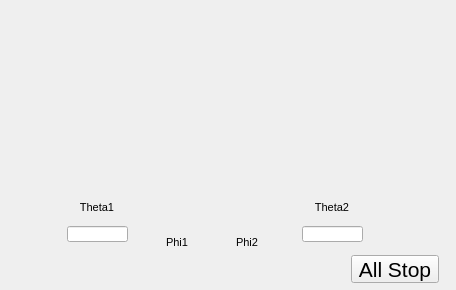
<?xml version="1.0" ?>
<ui version="4.0">
  <class>Dialog</class>
  <widget class="PyDMFrame" name="screen">
    <property name="geometry">
      <rect>
        <x>30</x>
        <y>85</y>
        <width>456</width>
        <height>290</height>
      </rect>
    </property>
    <property name="minimumSize">
      <size>
        <width>456</width>
        <height>290</height>
      </size>
    </property>
    <property name="styleSheet">
      <string notr="true">PyDMFrame#screen {
  color: rgb(0, 0, 0);
  background-color: rgb(187, 187, 187);
  }</string>
    </property>
    <property name="windowTitle">
      <string>hr_symmetric</string>
    </property>
    <layout class="QGridLayout" name="gridLayout" columnstretch="65,2,60,1,1,16,2,60,1,1,6,2,60,1,1,21,2,49,11,1,1,75,17" rowstretch="200,14,2,10,9,7,7,2,4,6,10,2,10,7">
      <property name="leftMargin">
        <number>0</number>
      </property>
      <property name="topMargin">
        <number>0</number>
      </property>
      <property name="rightMargin">
        <number>0</number>
      </property>
      <property name="bottomMargin">
        <number>0</number>
      </property>
      <property name="horizontalSpacing">
        <number>0</number>
      </property>
      <property name="verticalSpacing">
        <number>0</number>
      </property>
      <item row="0" column="0" rowspan="14" colspan="23">
        <widget class="PyDMDrawingImage" name="image">
          <property name="geometry">
            <rect>
              <x>0</x>
              <y>0</y>
              <width>460</width>
              <height>290</height>
            </rect>
          </property>
          <property name="sizePolicy">
            <sizepolicy hsizetype="Ignored" vsizetype="Ignored">
              <horstretch>0</horstretch>
              <verstretch>0</verstretch>
            </sizepolicy>
          </property>
          <property name="filename" stdset="0">
            <string>hr_symmetric.gif</string>
          </property>
          <property name="toolTip">
            <string>image</string>
          </property>
        </widget>
      </item>
      <item row="9" column="18" rowspan="4" colspan="4">
        <widget class="PyDMPushButton" name="message_button">
          <property name="geometry">
            <rect>
              <x>351</x>
              <y>255</y>
              <width>88</width>
              <height>28</height>
            </rect>
          </property>
          <property name="sizePolicy">
            <sizepolicy hsizetype="Ignored" vsizetype="Ignored">
              <horstretch>0</horstretch>
              <verstretch>0</verstretch>
            </sizepolicy>
          </property>
          <property name="text">
            <string>All Stop</string>
          </property>
          <property name="font">
            <font>
              <pointsize>16</pointsize>
            </font>
          </property>
          <property name="toolTip">
            <string>${P}allstop.VAL</string>
          </property>
          <property name="channel" stdset="0">
            <string>ca://${P}allstop.VAL</string>
          </property>
          <property name="pressValue" stdset="0">
            <string>1</string>
          </property>
          <property name="styleSheet">
            <string notr="true">PyDMPushButton#message_button {
  color: rgb(251, 243, 74);
  background-color: rgb(253, 0, 0);
  }</string>
          </property>
        </widget>
      </item>
      <item row="1" column="1" rowspan="5" colspan="4">
        <widget class="PyDMDrawingRectangle" name="rectangle">
          <property name="geometry">
            <rect>
              <x>65</x>
              <y>200</y>
              <width>64</width>
              <height>42</height>
            </rect>
          </property>
          <property name="sizePolicy">
            <sizepolicy hsizetype="Ignored" vsizetype="Ignored">
              <horstretch>0</horstretch>
              <verstretch>0</verstretch>
            </sizepolicy>
          </property>
          <property name="brush" stdset="0">
            <brush brushstyle="SolidPattern">
              <color alpha="255">
                <red>255</red>
                <green>255</green>
                <blue>255</blue>
              </color>
            </brush>
          </property>
          <property name="penStyle" stdset="0">
            <enum>Qt::SolidLine</enum>
          </property>
          <property name="penColor" stdset="0">
            <color>
              <red>255</red>
              <green>255</green>
              <blue>255</blue>
            </color>
          </property>
          <property name="penWidth" stdset="0">
            <double>0</double>
          </property>
          <property name="penCapStyle" stdset="0">
            <enum>Qt::FlatCap</enum>
          </property>
          <property name="toolTip">
            <string>rectangle</string>
          </property>
        </widget>
      </item>
      <item row="1" column="1" rowspan="5" colspan="4">
        <widget class="PyDMDrawingRectangle" name="rectangle_1">
          <property name="geometry">
            <rect>
              <x>65</x>
              <y>200</y>
              <width>64</width>
              <height>42</height>
            </rect>
          </property>
          <property name="sizePolicy">
            <sizepolicy hsizetype="Ignored" vsizetype="Ignored">
              <horstretch>0</horstretch>
              <verstretch>0</verstretch>
            </sizepolicy>
          </property>
          <property name="brush" stdset="0">
            <brush brushstyle="NoBrush">
              <color alpha="255">
                <red>0</red>
                <green>0</green>
                <blue>0</blue>
              </color>
            </brush>
          </property>
          <property name="penStyle" stdset="0">
            <enum>Qt::SolidLine</enum>
          </property>
          <property name="penColor" stdset="0">
            <color>
              <red>0</red>
              <green>0</green>
              <blue>0</blue>
            </color>
          </property>
          <property name="penWidth" stdset="0">
            <double>1</double>
          </property>
          <property name="penCapStyle" stdset="0">
            <enum>Qt::FlatCap</enum>
          </property>
          <property name="toolTip">
            <string>rectangle_1</string>
          </property>
        </widget>
      </item>
      <item row="3" column="2" colspan="2">
        <widget class="PyDMLabel" name="text_update">
          <property name="geometry">
            <rect>
              <x>67</x>
              <y>216</y>
              <width>61</width>
              <height>10</height>
            </rect>
          </property>
          <property name="sizePolicy">
            <sizepolicy hsizetype="Ignored" vsizetype="Ignored">
              <horstretch>0</horstretch>
              <verstretch>0</verstretch>
            </sizepolicy>
          </property>
          <property name="toolTip">
            <string>PV: ${P}HR${N}_Theta1RdbkAO</string>
          </property>
          <property name="channel" stdset="0">
            <string>ca://${P}HR${N}_Theta1RdbkAO</string>
          </property>
          <property name="font">
            <font>
              <pointsize>6</pointsize>
            </font>
          </property>
          <property name="alignment">
            <set>Qt::AlignLeading|Qt::AlignLeft|Qt::AlignVCenter</set>
          </property>
          <property name="textInteractionFlags">
            <set>Qt::TextSelectableByKeyboard|Qt::TextSelectableByMouse</set>
          </property>
          <property name="styleSheet">
            <string notr="true">PyDMLabel#text_update {
  color: rgb(42, 99, 228);
  background-color: rgb(218, 218, 218);
  }</string>
          </property>
        </widget>
      </item>
      <item row="4" column="2" rowspan="2" colspan="2">
        <widget class="PyDMLineEdit" name="text_entry">
          <property name="geometry">
            <rect>
              <x>67</x>
              <y>226</y>
              <width>61</width>
              <height>16</height>
            </rect>
          </property>
          <property name="sizePolicy">
            <sizepolicy hsizetype="Ignored" vsizetype="Ignored">
              <horstretch>0</horstretch>
              <verstretch>0</verstretch>
            </sizepolicy>
          </property>
          <property name="channel" stdset="0">
            <string>ca://${P}HR${N}_Theta1AO.VAL</string>
          </property>
          <property name="toolTip">
            <string>${P}HR${N}_Theta1AO.VAL</string>
          </property>
          <property name="font">
            <font>
              <pointsize>9</pointsize>
            </font>
          </property>
          <property name="styleSheet">
            <string notr="true">PyDMLineEdit#text_entry {
  color: rgb(0, 0, 0);
  background-color: rgb(115, 223, 255);
  border: 1px solid black;
  margin: 0px;
  padding: 0px;
  spacing: 0px;
  }</string>
          </property>
        </widget>
      </item>
      <item row="1" column="2">
        <widget class="QLabel" name="text">
          <property name="geometry">
            <rect>
              <x>67</x>
              <y>200</y>
              <width>60</width>
              <height>14</height>
            </rect>
          </property>
          <property name="sizePolicy">
            <sizepolicy hsizetype="Ignored" vsizetype="Ignored">
              <horstretch>0</horstretch>
              <verstretch>0</verstretch>
            </sizepolicy>
          </property>
          <property name="text">
            <string>Theta1</string>
          </property>
          <property name="font">
            <font>
              <pointsize>8</pointsize>
            </font>
          </property>
          <property name="brush" stdset="0">
            <brush brushstyle="SolidPattern">
              <color alpha="255">
                <red>0</red>
                <green>0</green>
                <blue>0</blue>
              </color>
            </brush>
          </property>
          <property name="toolTip">
            <string>text</string>
          </property>
          <property name="alignment">
            <set>Qt::AlignCenter</set>
          </property>
          <property name="styleSheet">
            <string notr="true">QLabel#text {
  color: rgb(0, 0, 0);
  }</string>
          </property>
        </widget>
      </item>
      <item row="1" column="16" rowspan="5" colspan="5">
        <widget class="PyDMDrawingRectangle" name="rectangle_2">
          <property name="geometry">
            <rect>
              <x>300</x>
              <y>200</y>
              <width>64</width>
              <height>42</height>
            </rect>
          </property>
          <property name="sizePolicy">
            <sizepolicy hsizetype="Ignored" vsizetype="Ignored">
              <horstretch>0</horstretch>
              <verstretch>0</verstretch>
            </sizepolicy>
          </property>
          <property name="brush" stdset="0">
            <brush brushstyle="SolidPattern">
              <color alpha="255">
                <red>255</red>
                <green>255</green>
                <blue>255</blue>
              </color>
            </brush>
          </property>
          <property name="penStyle" stdset="0">
            <enum>Qt::SolidLine</enum>
          </property>
          <property name="penColor" stdset="0">
            <color>
              <red>255</red>
              <green>255</green>
              <blue>255</blue>
            </color>
          </property>
          <property name="penWidth" stdset="0">
            <double>0</double>
          </property>
          <property name="penCapStyle" stdset="0">
            <enum>Qt::FlatCap</enum>
          </property>
          <property name="toolTip">
            <string>rectangle_2</string>
          </property>
        </widget>
      </item>
      <item row="1" column="16" rowspan="5" colspan="5">
        <widget class="PyDMDrawingRectangle" name="rectangle_3">
          <property name="geometry">
            <rect>
              <x>300</x>
              <y>200</y>
              <width>64</width>
              <height>42</height>
            </rect>
          </property>
          <property name="sizePolicy">
            <sizepolicy hsizetype="Ignored" vsizetype="Ignored">
              <horstretch>0</horstretch>
              <verstretch>0</verstretch>
            </sizepolicy>
          </property>
          <property name="brush" stdset="0">
            <brush brushstyle="NoBrush">
              <color alpha="255">
                <red>0</red>
                <green>0</green>
                <blue>0</blue>
              </color>
            </brush>
          </property>
          <property name="penStyle" stdset="0">
            <enum>Qt::SolidLine</enum>
          </property>
          <property name="penColor" stdset="0">
            <color>
              <red>0</red>
              <green>0</green>
              <blue>0</blue>
            </color>
          </property>
          <property name="penWidth" stdset="0">
            <double>1</double>
          </property>
          <property name="penCapStyle" stdset="0">
            <enum>Qt::FlatCap</enum>
          </property>
          <property name="toolTip">
            <string>rectangle_3</string>
          </property>
        </widget>
      </item>
      <item row="3" column="17" colspan="3">
        <widget class="PyDMLabel" name="text_update_1">
          <property name="geometry">
            <rect>
              <x>302</x>
              <y>216</y>
              <width>61</width>
              <height>10</height>
            </rect>
          </property>
          <property name="sizePolicy">
            <sizepolicy hsizetype="Ignored" vsizetype="Ignored">
              <horstretch>0</horstretch>
              <verstretch>0</verstretch>
            </sizepolicy>
          </property>
          <property name="toolTip">
            <string>PV: ${P}HR${N}_Theta2RdbkAO</string>
          </property>
          <property name="channel" stdset="0">
            <string>ca://${P}HR${N}_Theta2RdbkAO</string>
          </property>
          <property name="font">
            <font>
              <pointsize>6</pointsize>
            </font>
          </property>
          <property name="alignment">
            <set>Qt::AlignLeading|Qt::AlignLeft|Qt::AlignVCenter</set>
          </property>
          <property name="textInteractionFlags">
            <set>Qt::TextSelectableByKeyboard|Qt::TextSelectableByMouse</set>
          </property>
          <property name="styleSheet">
            <string notr="true">PyDMLabel#text_update_1 {
  color: rgb(42, 99, 228);
  background-color: rgb(218, 218, 218);
  }</string>
          </property>
        </widget>
      </item>
      <item row="4" column="17" rowspan="2" colspan="3">
        <widget class="PyDMLineEdit" name="text_entry_1">
          <property name="geometry">
            <rect>
              <x>302</x>
              <y>226</y>
              <width>61</width>
              <height>16</height>
            </rect>
          </property>
          <property name="sizePolicy">
            <sizepolicy hsizetype="Ignored" vsizetype="Ignored">
              <horstretch>0</horstretch>
              <verstretch>0</verstretch>
            </sizepolicy>
          </property>
          <property name="channel" stdset="0">
            <string>ca://${P}HR${N}_Theta2AO.VAL</string>
          </property>
          <property name="toolTip">
            <string>${P}HR${N}_Theta2AO.VAL</string>
          </property>
          <property name="font">
            <font>
              <pointsize>9</pointsize>
            </font>
          </property>
          <property name="styleSheet">
            <string notr="true">PyDMLineEdit#text_entry_1 {
  color: rgb(0, 0, 0);
  background-color: rgb(115, 223, 255);
  border: 1px solid black;
  margin: 0px;
  padding: 0px;
  spacing: 0px;
  }</string>
          </property>
        </widget>
      </item>
      <item row="1" column="17" colspan="2">
        <widget class="QLabel" name="text_1">
          <property name="geometry">
            <rect>
              <x>302</x>
              <y>200</y>
              <width>60</width>
              <height>14</height>
            </rect>
          </property>
          <property name="sizePolicy">
            <sizepolicy hsizetype="Ignored" vsizetype="Ignored">
              <horstretch>0</horstretch>
              <verstretch>0</verstretch>
            </sizepolicy>
          </property>
          <property name="text">
            <string>Theta2</string>
          </property>
          <property name="font">
            <font>
              <pointsize>8</pointsize>
            </font>
          </property>
          <property name="brush" stdset="0">
            <brush brushstyle="SolidPattern">
              <color alpha="255">
                <red>0</red>
                <green>0</green>
                <blue>0</blue>
              </color>
            </brush>
          </property>
          <property name="toolTip">
            <string>text_1</string>
          </property>
          <property name="alignment">
            <set>Qt::AlignCenter</set>
          </property>
          <property name="styleSheet">
            <string notr="true">QLabel#text_1 {
  color: rgb(0, 0, 0);
  }</string>
          </property>
        </widget>
      </item>
      <item row="5" column="6" rowspan="7" colspan="4">
        <widget class="PyDMDrawingRectangle" name="rectangle_4">
          <property name="geometry">
            <rect>
              <x>145</x>
              <y>235</y>
              <width>64</width>
              <height>38</height>
            </rect>
          </property>
          <property name="sizePolicy">
            <sizepolicy hsizetype="Ignored" vsizetype="Ignored">
              <horstretch>0</horstretch>
              <verstretch>0</verstretch>
            </sizepolicy>
          </property>
          <property name="brush" stdset="0">
            <brush brushstyle="SolidPattern">
              <color alpha="255">
                <red>255</red>
                <green>255</green>
                <blue>255</blue>
              </color>
            </brush>
          </property>
          <property name="penStyle" stdset="0">
            <enum>Qt::SolidLine</enum>
          </property>
          <property name="penColor" stdset="0">
            <color>
              <red>255</red>
              <green>255</green>
              <blue>255</blue>
            </color>
          </property>
          <property name="penWidth" stdset="0">
            <double>0</double>
          </property>
          <property name="penCapStyle" stdset="0">
            <enum>Qt::FlatCap</enum>
          </property>
          <property name="toolTip">
            <string>rectangle_4</string>
          </property>
        </widget>
      </item>
      <item row="5" column="6" rowspan="7" colspan="4">
        <widget class="PyDMDrawingRectangle" name="rectangle_5">
          <property name="geometry">
            <rect>
              <x>145</x>
              <y>235</y>
              <width>64</width>
              <height>38</height>
            </rect>
          </property>
          <property name="sizePolicy">
            <sizepolicy hsizetype="Ignored" vsizetype="Ignored">
              <horstretch>0</horstretch>
              <verstretch>0</verstretch>
            </sizepolicy>
          </property>
          <property name="brush" stdset="0">
            <brush brushstyle="NoBrush">
              <color alpha="255">
                <red>0</red>
                <green>0</green>
                <blue>0</blue>
              </color>
            </brush>
          </property>
          <property name="penStyle" stdset="0">
            <enum>Qt::SolidLine</enum>
          </property>
          <property name="penColor" stdset="0">
            <color>
              <red>0</red>
              <green>0</green>
              <blue>0</blue>
            </color>
          </property>
          <property name="penWidth" stdset="0">
            <double>1</double>
          </property>
          <property name="penCapStyle" stdset="0">
            <enum>Qt::FlatCap</enum>
          </property>
          <property name="toolTip">
            <string>rectangle_5</string>
          </property>
        </widget>
      </item>
      <item row="8" column="7" rowspan="2" colspan="2">
        <widget class="PyDMLabel" name="text_update_2">
          <property name="geometry">
            <rect>
              <x>147</x>
              <y>251</y>
              <width>61</width>
              <height>10</height>
            </rect>
          </property>
          <property name="sizePolicy">
            <sizepolicy hsizetype="Ignored" vsizetype="Ignored">
              <horstretch>0</horstretch>
              <verstretch>0</verstretch>
            </sizepolicy>
          </property>
          <property name="toolTip">
            <string>PV: ${P}HR${N}_phi1RdbkAI</string>
          </property>
          <property name="channel" stdset="0">
            <string>ca://${P}HR${N}_phi1RdbkAI</string>
          </property>
          <property name="font">
            <font>
              <pointsize>6</pointsize>
            </font>
          </property>
          <property name="alignment">
            <set>Qt::AlignLeading|Qt::AlignLeft|Qt::AlignVCenter</set>
          </property>
          <property name="textInteractionFlags">
            <set>Qt::TextSelectableByKeyboard|Qt::TextSelectableByMouse</set>
          </property>
          <property name="styleSheet">
            <string notr="true">PyDMLabel#text_update_2 {
  color: rgb(42, 99, 228);
  background-color: rgb(218, 218, 218);
  }</string>
          </property>
        </widget>
      </item>
      <item row="5" column="7" rowspan="2">
        <widget class="QLabel" name="text_2">
          <property name="geometry">
            <rect>
              <x>147</x>
              <y>235</y>
              <width>60</width>
              <height>14</height>
            </rect>
          </property>
          <property name="sizePolicy">
            <sizepolicy hsizetype="Ignored" vsizetype="Ignored">
              <horstretch>0</horstretch>
              <verstretch>0</verstretch>
            </sizepolicy>
          </property>
          <property name="text">
            <string>Phi1</string>
          </property>
          <property name="font">
            <font>
              <pointsize>8</pointsize>
            </font>
          </property>
          <property name="brush" stdset="0">
            <brush brushstyle="SolidPattern">
              <color alpha="255">
                <red>0</red>
                <green>0</green>
                <blue>0</blue>
              </color>
            </brush>
          </property>
          <property name="toolTip">
            <string>text_2</string>
          </property>
          <property name="alignment">
            <set>Qt::AlignCenter</set>
          </property>
          <property name="styleSheet">
            <string notr="true">QLabel#text_2 {
  color: rgb(0, 0, 0);
  }</string>
          </property>
        </widget>
      </item>
      <item row="10" column="7" colspan="2">
        <widget class="PyDMLabel" name="text_update_3">
          <property name="geometry">
            <rect>
              <x>147</x>
              <y>261</y>
              <width>61</width>
              <height>10</height>
            </rect>
          </property>
          <property name="sizePolicy">
            <sizepolicy hsizetype="Ignored" vsizetype="Ignored">
              <horstretch>0</horstretch>
              <verstretch>0</verstretch>
            </sizepolicy>
          </property>
          <property name="toolTip">
            <string>PV: ${P}HR${N}_phi1AO</string>
          </property>
          <property name="channel" stdset="0">
            <string>ca://${P}HR${N}_phi1AO</string>
          </property>
          <property name="font">
            <font>
              <pointsize>6</pointsize>
            </font>
          </property>
          <property name="alignment">
            <set>Qt::AlignLeading|Qt::AlignLeft|Qt::AlignVCenter</set>
          </property>
          <property name="textInteractionFlags">
            <set>Qt::TextSelectableByKeyboard|Qt::TextSelectableByMouse</set>
          </property>
          <property name="styleSheet">
            <string notr="true">PyDMLabel#text_update_3 {
  color: rgb(42, 99, 228);
  background-color: rgb(255, 255, 255);
  }</string>
          </property>
        </widget>
      </item>
      <item row="5" column="11" rowspan="7" colspan="4">
        <widget class="PyDMDrawingRectangle" name="rectangle_6">
          <property name="geometry">
            <rect>
              <x>215</x>
              <y>235</y>
              <width>64</width>
              <height>38</height>
            </rect>
          </property>
          <property name="sizePolicy">
            <sizepolicy hsizetype="Ignored" vsizetype="Ignored">
              <horstretch>0</horstretch>
              <verstretch>0</verstretch>
            </sizepolicy>
          </property>
          <property name="brush" stdset="0">
            <brush brushstyle="SolidPattern">
              <color alpha="255">
                <red>255</red>
                <green>255</green>
                <blue>255</blue>
              </color>
            </brush>
          </property>
          <property name="penStyle" stdset="0">
            <enum>Qt::SolidLine</enum>
          </property>
          <property name="penColor" stdset="0">
            <color>
              <red>255</red>
              <green>255</green>
              <blue>255</blue>
            </color>
          </property>
          <property name="penWidth" stdset="0">
            <double>0</double>
          </property>
          <property name="penCapStyle" stdset="0">
            <enum>Qt::FlatCap</enum>
          </property>
          <property name="toolTip">
            <string>rectangle_6</string>
          </property>
        </widget>
      </item>
      <item row="5" column="11" rowspan="7" colspan="4">
        <widget class="PyDMDrawingRectangle" name="rectangle_7">
          <property name="geometry">
            <rect>
              <x>215</x>
              <y>235</y>
              <width>64</width>
              <height>38</height>
            </rect>
          </property>
          <property name="sizePolicy">
            <sizepolicy hsizetype="Ignored" vsizetype="Ignored">
              <horstretch>0</horstretch>
              <verstretch>0</verstretch>
            </sizepolicy>
          </property>
          <property name="brush" stdset="0">
            <brush brushstyle="NoBrush">
              <color alpha="255">
                <red>0</red>
                <green>0</green>
                <blue>0</blue>
              </color>
            </brush>
          </property>
          <property name="penStyle" stdset="0">
            <enum>Qt::SolidLine</enum>
          </property>
          <property name="penColor" stdset="0">
            <color>
              <red>0</red>
              <green>0</green>
              <blue>0</blue>
            </color>
          </property>
          <property name="penWidth" stdset="0">
            <double>1</double>
          </property>
          <property name="penCapStyle" stdset="0">
            <enum>Qt::FlatCap</enum>
          </property>
          <property name="toolTip">
            <string>rectangle_7</string>
          </property>
        </widget>
      </item>
      <item row="8" column="12" rowspan="2" colspan="2">
        <widget class="PyDMLabel" name="text_update_4">
          <property name="geometry">
            <rect>
              <x>217</x>
              <y>251</y>
              <width>61</width>
              <height>10</height>
            </rect>
          </property>
          <property name="sizePolicy">
            <sizepolicy hsizetype="Ignored" vsizetype="Ignored">
              <horstretch>0</horstretch>
              <verstretch>0</verstretch>
            </sizepolicy>
          </property>
          <property name="toolTip">
            <string>PV: ${P}HR${N}_phi2RdbkAI</string>
          </property>
          <property name="channel" stdset="0">
            <string>ca://${P}HR${N}_phi2RdbkAI</string>
          </property>
          <property name="font">
            <font>
              <pointsize>6</pointsize>
            </font>
          </property>
          <property name="alignment">
            <set>Qt::AlignLeading|Qt::AlignLeft|Qt::AlignVCenter</set>
          </property>
          <property name="textInteractionFlags">
            <set>Qt::TextSelectableByKeyboard|Qt::TextSelectableByMouse</set>
          </property>
          <property name="styleSheet">
            <string notr="true">PyDMLabel#text_update_4 {
  color: rgb(42, 99, 228);
  background-color: rgb(218, 218, 218);
  }</string>
          </property>
        </widget>
      </item>
      <item row="5" column="12" rowspan="2">
        <widget class="QLabel" name="text_3">
          <property name="geometry">
            <rect>
              <x>217</x>
              <y>235</y>
              <width>60</width>
              <height>14</height>
            </rect>
          </property>
          <property name="sizePolicy">
            <sizepolicy hsizetype="Ignored" vsizetype="Ignored">
              <horstretch>0</horstretch>
              <verstretch>0</verstretch>
            </sizepolicy>
          </property>
          <property name="text">
            <string>Phi2</string>
          </property>
          <property name="font">
            <font>
              <pointsize>8</pointsize>
            </font>
          </property>
          <property name="brush" stdset="0">
            <brush brushstyle="SolidPattern">
              <color alpha="255">
                <red>0</red>
                <green>0</green>
                <blue>0</blue>
              </color>
            </brush>
          </property>
          <property name="toolTip">
            <string>text_3</string>
          </property>
          <property name="alignment">
            <set>Qt::AlignCenter</set>
          </property>
          <property name="styleSheet">
            <string notr="true">QLabel#text_3 {
  color: rgb(0, 0, 0);
  }</string>
          </property>
        </widget>
      </item>
      <item row="10" column="12" colspan="2">
        <widget class="PyDMLabel" name="text_update_5">
          <property name="geometry">
            <rect>
              <x>217</x>
              <y>261</y>
              <width>61</width>
              <height>10</height>
            </rect>
          </property>
          <property name="sizePolicy">
            <sizepolicy hsizetype="Ignored" vsizetype="Ignored">
              <horstretch>0</horstretch>
              <verstretch>0</verstretch>
            </sizepolicy>
          </property>
          <property name="toolTip">
            <string>PV: ${P}HR${N}_phi2AO</string>
          </property>
          <property name="channel" stdset="0">
            <string>ca://${P}HR${N}_phi2AO</string>
          </property>
          <property name="font">
            <font>
              <pointsize>6</pointsize>
            </font>
          </property>
          <property name="alignment">
            <set>Qt::AlignLeading|Qt::AlignLeft|Qt::AlignVCenter</set>
          </property>
          <property name="textInteractionFlags">
            <set>Qt::TextSelectableByKeyboard|Qt::TextSelectableByMouse</set>
          </property>
          <property name="styleSheet">
            <string notr="true">PyDMLabel#text_update_5 {
  color: rgb(42, 99, 228);
  background-color: rgb(255, 255, 255);
  }</string>
          </property>
        </widget>
      </item>
    </layout>
    <zorder>image</zorder>
    <zorder>message_button</zorder>
    <zorder>rectangle</zorder>
    <zorder>rectangle_1</zorder>
    <zorder>text_update</zorder>
    <zorder>text_entry</zorder>
    <zorder>text</zorder>
    <zorder>rectangle_2</zorder>
    <zorder>rectangle_3</zorder>
    <zorder>text_update_1</zorder>
    <zorder>text_entry_1</zorder>
    <zorder>text_1</zorder>
    <zorder>rectangle_4</zorder>
    <zorder>rectangle_5</zorder>
    <zorder>text_update_2</zorder>
    <zorder>text_2</zorder>
    <zorder>text_update_3</zorder>
    <zorder>rectangle_6</zorder>
    <zorder>rectangle_7</zorder>
    <zorder>text_update_4</zorder>
    <zorder>text_3</zorder>
    <zorder>text_update_5</zorder>
  </widget>
  <customwidgets>
    <customwidget>
      <class>PyDMDrawingImage</class>
      <extends>QWidget</extends>
      <header>pydm.widgets.drawing</header>
    </customwidget>
    <customwidget>
      <class>PyDMPushButton</class>
      <extends>QPushButton</extends>
      <header>pydm.widgets.pushbutton</header>
    </customwidget>
    <customwidget>
      <class>PyDMDrawingRectangle</class>
      <extends>QWidget</extends>
      <header>pydm.widgets.drawing</header>
    </customwidget>
    <customwidget>
      <class>PyDMLabel</class>
      <extends>QLabel</extends>
      <header>pydm.widgets.label</header>
    </customwidget>
    <customwidget>
      <class>PyDMLineEdit</class>
      <extends>QLineEdit</extends>
      <header>pydm.widgets.line_edit</header>
    </customwidget>
    <customwidget>
      <class>PyDMFrame</class>
      <extends>QFrame</extends>
      <header>pydm.widgets.frame</header>
    </customwidget>
  </customwidgets>
</ui>
